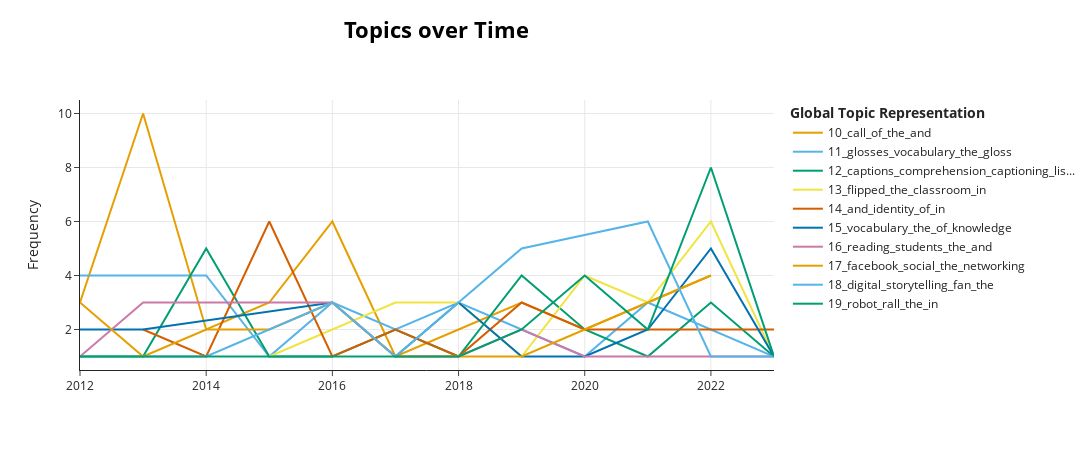

Notebook source saved alongside this figure:
### Code cell
model.visualize_topics_over_time(topics_over_time, topics=[10, 11, 12, 13, 14, 15, 16, 17, 18, 19])

### Figure 1 — Plotly figure (JSON) as saved in the notebook; plotly's stock layout.template omitted (floating-point values rounded to 4 significant figures)
{"data": [{"hoverinfo": "text", "hovertext": ["<b>Topic 10</b><br>Words: call, replication, studies, is, of", "<b>Topic 10</b><br>Words: call, of, the, to, and", "<b>Topic 10</b><br>Words: call, of, the, external, internal", "<b>Topic 10</b><br>Words: call, runyakitara, qualitative, of, research", "<b>Topic 10</b><br>Words: call, quot, of, the, llt", "<b>Topic 10</b><br>Words: quot, learning, design, call, synergies", "<b>Topic 10</b><br>Words: call, learning, and, physical, mctl", "<b>Topic 10</b><br>Words: call, afrikaans, transdisciplinarity, the, of", "<b>Topic 10</b><br>Words: call, quot, research, products, of", "<b>Topic 10</b><br>Words: call, discourses, of, language, the", "<b>Topic 10</b><br>Words: ml, call, the, of, and"], "marker": {"color": "#E69F00"}, "mode": "lines", "name": "10_call_of_the_and", "type": "scatter", "x": [2012, 2013, 2014, 2015, 2016, 2017, 2018, 2019, 2020, 2021, 2022], "y": [3, 10, 2, 3, 6, 1, 2, 3, 2, 3, 4]}, {"hoverinfo": "text", "hovertext": ["<b>Topic 11</b><br>Words: glosses, dct, the, vocabulary, of", "<b>Topic 11</b><br>Words: gloss, l1, glosses, glossing, more", "<b>Topic 11</b><br>Words: gloss, vocabulary, glosses, l1, the", "<b>Topic 11</b><br>Words: instrument, vocabulary, technical, constructing, clips", "<b>Topic 11</b><br>Words: gloss, the, glosses, of, mode", "<b>Topic 11</b><br>Words: condition, glosses, vocabulary, the, lexical", "<b>Topic 11</b><br>Words: glosses, word, passage, condition, meanings", "<b>Topic 11</b><br>Words: glossing, glossary, vocabulary, lines, concordance", "<b>Topic 11</b><br>Words: at, dictionary, learning, vocabulary, mediated", "<b>Topic 11</b><br>Words: glosses, window, the, comprehension, meaning", "<b>Topic 11</b><br>Words: glosses, arabic, words, root, vocabulary"], "marker": {"color": "#56B4E9"}, "mode": "lines", "name": "11_glosses_vocabulary_the_gloss", "type": "scatter", "x": [2012, 2013, 2014, 2015, 2016, 2017, 2018, 2019, 2020, 2021, 2023], "y": [4, 4, 4, 1, 3, 2, 3, 2, 1, 3, 1]}, {"hoverinfo": "text", "hovertext": ["<b>Topic 12</b><br>Words: captions, english, multimedia, comprehension, proficiency", "<b>Topic 12</b><br>Words: captions, reliance, caption, captioning, comprehension", "<b>Topic 12</b><br>Words: captions, captioning, comprehension, keyword, listening", "<b>Topic 12</b><br>Words: caption, captions, words, excluded, filtering", "<b>Topic 12</b><br>Words: ata, aca, vocabulary, l2, animation", "<b>Topic 12</b><br>Words: captions, comprehension, captioning, episodes, listening", "<b>Topic 12</b><br>Words: videos, learners, listening, captions, captioning", "<b>Topic 12</b><br>Words: captions, comprehension, videos, captioned, caption", "<b>Topic 12</b><br>Words: caption, captions, listening, full, video", "<b>Topic 12</b><br>Words: captions, comprehension, vlogs, vlog, pictorial", "<b>Topic 12</b><br>Words: captions, valrs, vlm, full, listening", "<b>Topic 12</b><br>Words: captions, comprehension, viewing, nonverbal, full"], "marker": {"color": "#009E73"}, "mode": "lines", "name": "12_captions_comprehension_captioning_lis...", "type": "scatter", "x": [2012, 2013, 2014, 2015, 2016, 2017, 2018, 2019, 2020, 2021, 2022, 2023], "y": [1, 1, 5, 1, 1, 2, 1, 4, 2, 1, 3, 1]}, {"hoverinfo": "text", "hovertext": ["<b>Topic 13</b><br>Words: flip, structured, lessons, flipped, semi", "<b>Topic 13</b><br>Words: flipped, learning, the, srs, and", "<b>Topic 13</b><br>Words: flipped, in, class, the, learning", "<b>Topic 13</b><br>Words: flipped, telegram, the, parametric, class", "<b>Topic 13</b><br>Words: flipped, classroom, in, the, writing", "<b>Topic 13</b><br>Words: flipped, the, learner, classroom, reversal", "<b>Topic 13</b><br>Words: flipped, the, model, classroom, were", "<b>Topic 13</b><br>Words: flipped, flca, flra, classroom, anxiety"], "marker": {"color": "#F0E442"}, "mode": "lines", "name": "13_flipped_the_classroom_in", "type": "scatter", "x": [2015, 2017, 2018, 2019, 2020, 2021, 2022, 2023], "y": [1, 3, 3, 1, 4, 3, 6, 1]}, {"hoverinfo": "text", "hovertext": ["<b>Topic 14</b><br>Words: social, networking, writers, identities, and", "<b>Topic 14</b><br>Words: microblogging, tweets, vignettes, constructions, students", "<b>Topic 14</b><br>Words: and, in, online, of, to", "<b>Topic 14</b><br>Words: identity, esol, discourse, positioning, online", "<b>Topic 14</b><br>Words: etandem, amp, identity, l2, and", "<b>Topic 14</b><br>Words: drew, as, multilingual, online, teachers", "<b>Topic 14</b><br>Words: media, language, and, social, in", "<b>Topic 14</b><br>Words: relational, identities, of, their, and", "<b>Topic 14</b><br>Words: identity, digital, and, literacies, language", "<b>Topic 14</b><br>Words: semiotic, cdl, and, how, resources"], "marker": {"color": "#D55E00"}, "mode": "lines", "name": "14_and_identity_of_in", "type": "scatter", "x": [2013, 2014, 2015, 2016, 2017, 2018, 2019, 2020, 2021, 2023], "y": [2, 1, 6, 1, 2, 1, 3, 2, 2, 2]}, {"hoverinfo": "text", "hovertext": ["<b>Topic 15</b><br>Words: vocabulary, items, treatment, knowledge, the", "<b>Topic 15</b><br>Words: vocabulary, si, ocw, lectures, acquisition", "<b>Topic 15</b><br>Words: vocabulary, toeic, srs, gains, items", "<b>Topic 15</b><br>Words: intervention, ells, vocabulary, academic, undergraduate", "<b>Topic 15</b><br>Words: vocabulary, tmvd, knowledge, of, the", "<b>Topic 15</b><br>Words: vocabulary, intervention, academic, ells, effect", "<b>Topic 15</b><br>Words: vocabulary, system, acquisition, test, the", "<b>Topic 15</b><br>Words: vocabulary, dlls, assisted, l2, technology", "<b>Topic 15</b><br>Words: vocabulary, estimates, academic, the, of", "<b>Topic 15</b><br>Words: vocabulary, ells, interventions, intervention, initial"], "marker": {"color": "#0072B2"}, "mode": "lines", "name": "15_vocabulary_the_of_knowledge", "type": "scatter", "x": [2012, 2013, 2016, 2017, 2018, 2019, 2020, 2021, 2022, 2023], "y": [2, 2, 3, 1, 3, 1, 1, 2, 5, 1]}, {"hoverinfo": "text", "hovertext": ["<b>Topic 16</b><br>Words: reading, screen, texts, students, searching", "<b>Topic 16</b><br>Words: reading, program, strategy, efl, strategies", "<b>Topic 16</b><br>Words: reading, strategy, program, readers, comprehension", "<b>Topic 16</b><br>Words: reading, proficient, comprehension, students, annotations", "<b>Topic 16</b><br>Words: reading, books, multisensory, book, the", "<b>Topic 16</b><br>Words: reading, annotations, progress, rt, their", "<b>Topic 16</b><br>Words: digital, reading, textbook, textbooks, aloud", "<b>Topic 16</b><br>Words: reading, strategy, prompts, srs, supporting", "<b>Topic 16</b><br>Words: reading, comprehension, exposure, size, online", "<b>Topic 16</b><br>Words: da, dynamic, reading, computerized, lps", "<b>Topic 16</b><br>Words: reading, mobile, efl, participants, phones", "<b>Topic 16</b><br>Words: reading, hyperlinks, absorption, quartile, narrative"], "marker": {"color": "#CC79A7"}, "mode": "lines", "name": "16_reading_students_the_and", "type": "scatter", "x": [2012, 2013, 2014, 2015, 2016, 2017, 2018, 2019, 2020, 2021, 2022, 2023], "y": [1, 3, 3, 3, 3, 1, 1, 2, 1, 1, 1, 1]}, {"hoverinfo": "text", "hovertext": ["<b>Topic 17</b><br>Words: facebook, web, language, networking, social", "<b>Topic 17</b><br>Words: fb, technology, force, sns, standards", "<b>Topic 17</b><br>Words: networking, social, pau, sites, web", "<b>Topic 17</b><br>Words: snsll, sites, as, learning, facebook", "<b>Topic 17</b><br>Words: twitter, note, taking, the, applications", "<b>Topic 17</b><br>Words: speaking, snss, sns, mobile, classes", "<b>Topic 17</b><br>Words: community, learning, about, language, chatroom", "<b>Topic 17</b><br>Words: facebook, twitter, more, symmetric, asymmetric", "<b>Topic 17</b><br>Words: facebook, to, their, the, on", "<b>Topic 17</b><br>Words: social, sm, platform, the, media"], "marker": {"color": "#E69F00"}, "mode": "lines", "name": "17_facebook_social_the_networking", "type": "scatter", "x": [2012, 2013, 2014, 2015, 2016, 2017, 2018, 2019, 2020, 2022], "y": [3, 1, 2, 2, 3, 1, 1, 1, 2, 4]}, {"hoverinfo": "text", "hovertext": ["<b>Topic 18</b><br>Words: storytelling, digital, case, shift, meaningful", "<b>Topic 18</b><br>Words: storytelling, digital, malaysian, instructors, technology", "<b>Topic 18</b><br>Words: storytelling, speaking, and, digital, dss", "<b>Topic 18</b><br>Words: fan, practices, media, online, found", "<b>Topic 18</b><br>Words: fan, digital, fanfiction, creativity, fans", "<b>Topic 18</b><br>Words: digital, storytelling, and, the, of", "<b>Topic 18</b><br>Words: dst, interdisciplinary, digital, creative, stories", "<b>Topic 18</b><br>Words: game, creativity, replication, writing, video"], "marker": {"color": "#56B4E9"}, "mode": "lines", "name": "18_digital_storytelling_fan_the", "type": "scatter", "x": [2013, 2014, 2016, 2017, 2019, 2021, 2022, 2023], "y": [1, 1, 3, 1, 5, 6, 1, 1]}, {"hoverinfo": "text", "hovertext": ["<b>Topic 19</b><br>Words: robots, rall, robot, interfaces, days", "<b>Topic 19</b><br>Words: telepresence, robots, authentic, fl, communicative", "<b>Topic 19</b><br>Words: dialogue, we, systems, quot, based", "<b>Topic 19</b><br>Words: rall, echo, robot, chatbots, the", "<b>Topic 19</b><br>Words: authoring, robot, system, assistant, design", "<b>Topic 19</b><br>Words: robot, chatbot, the, in, with", "<b>Topic 19</b><br>Words: sociomaterialism, chatbots, artificial, intelligence, place"], "marker": {"color": "#009E73"}, "mode": "lines", "name": "19_robot_rall_the_in", "type": "scatter", "x": [2012, 2018, 2019, 2020, 2021, 2022, 2023], "y": [1, 1, 2, 4, 2, 8, 1]}], "layout": {"height": 450, "hoverlabel": {"bgcolor": "white", "font": {"family": "Rockwell", "size": 16}}, "legend": {"title": {"text": "<b>Global Topic Representation"}}, "title": {"font": {"color": "Black", "size": 22}, "text": "<b>Topics over Time</b>", "x": 0.4, "xanchor": "center", "y": 0.95, "yanchor": "top"}, "width": 1250, "xaxis": {"showgrid": true}, "yaxis": {"showgrid": true, "title": {"text": "Frequency"}}}}
